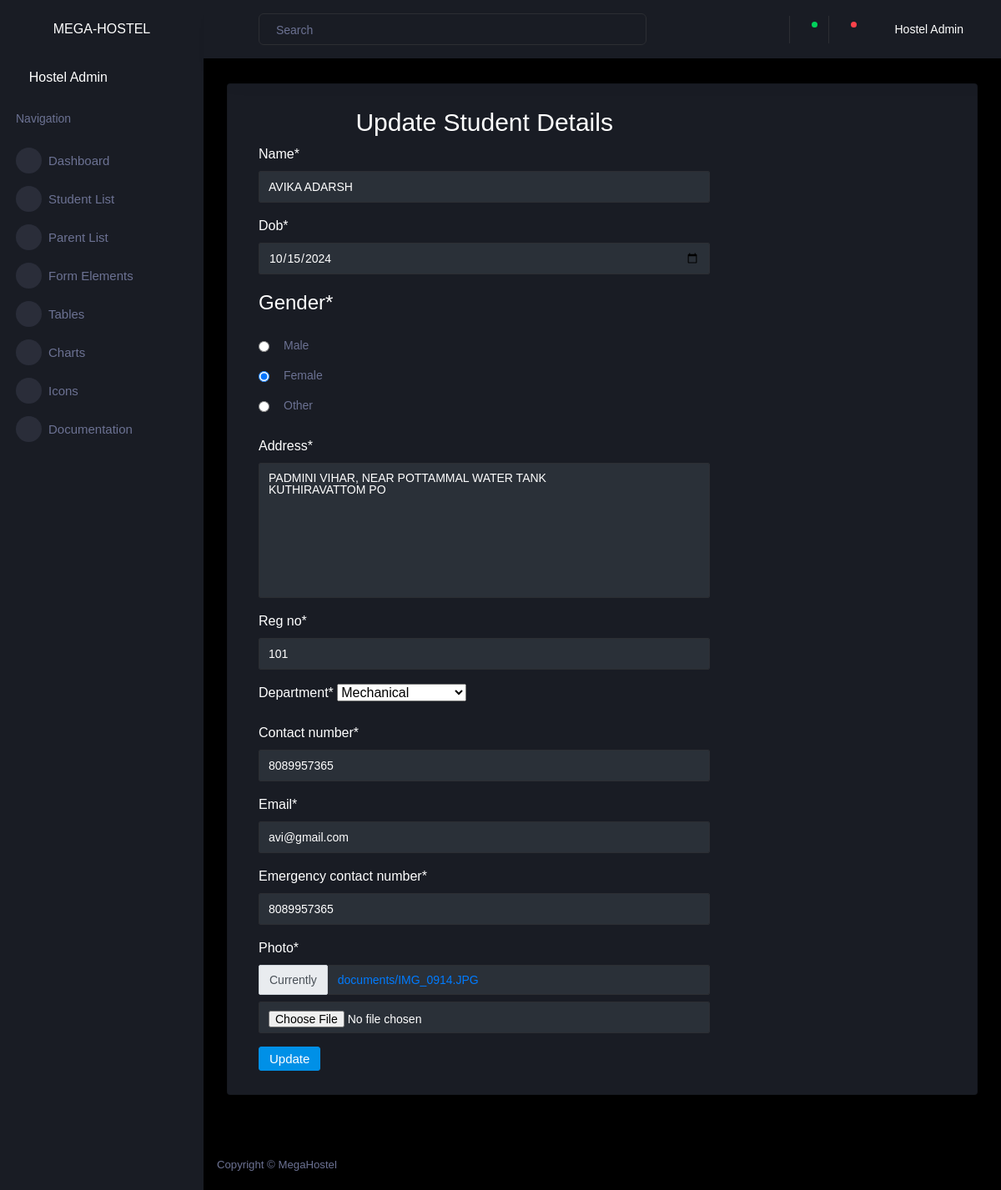
Screenshot of /updateStudentDetail/1/ with the database file from the repository.
### hostel_app/models.py (models this page shows, shortened)
class User_Student(models.Model):
    user = models.ForeignKey('Register', on_delete=models.CASCADE)
    name = models.CharField(max_length=100)
    dob = models.DateField()
    gender = models.CharField(max_length=10)
    address = models.TextField(max_length=100)
    reg_no = models.CharField(max_length=10)
    department = models.CharField(max_length=100)
    contact_number = models.CharField(max_length=10)
    email = models.EmailField()
    emergency_contact_number = models.CharField(max_length=10)
    photo = models.FileField(upload_to='documents/')

### hostel_app/views.py (the view)
# urls.py: path('updateStudentDetail/<int:id>/', views.updateStudentDetails, name='updateStudentDetail'),
def updateStudentDetails(request, id):
    stud_data = User_Student.objects.get(id=id)
    stud_reg_form = studentRegistrationForm(instance=stud_data)
    if request.method == "POST":
        stud_reg_form1 = studentRegistrationForm(request.POST,request.FILES, instance=stud_data)
        if stud_reg_form1.is_valid():
            stud_reg_form1.save()
            return redirect('viewStudList')
    return render(request, "admin/updateStudentDetail.html", {'stud_form': stud_reg_form})

### hostel_app/forms.py (shortened to what this page needs)
class studentRegistrationForm(forms.ModelForm):
    dob = forms.DateField(widget=DateInput)
    CH = (('M', 'Male'), ('F', 'Female'), ('O', 'Other'))
    gender = forms.CharField(widget=forms.RadioSelect(choices=CH))
    DCH = (('initial', 'Select Department'), ('BArch', 'Architectural'), ('BT', 'Biotechnology'), ('CE', 'Civil'),
           ('CS', 'Computer Science'),
           ('CH', 'Chemical'), ('EE', 'Electrical'), ('ME', 'Mechanical'))
    department = forms.ChoiceField(choices=DCH)
    contact_number = forms.CharField(max_length=10, validators=[RegexValidator(
        '^(?:(?:\+|0{0,2})91(\s*[\ -]\s*)?|[0]?)?[789]\d{9}|(\d[ -]?){10}\d$',
        message="Enter a valid Indian phone number")])
    emergency_contact_number = forms.CharField(max_length=10, validators=[RegexValidator(
        '^(?:(?:\+|0{0,2})91(\s*[\ -]\s*)?|[0]?)?[789]\d{9}|(\d[ -]?){10}\d$',
        message="Enter a valid Indian phone number")])
    class Meta:
        model = User_Student
        fields = ('name', 'dob', 'gender', 'address', 'reg_no', 'department', 'contact_number', 'email',
                  'emergency_contact_number',
                  'photo')

### templates/admin/updateStudentDetail.html (shortened to what this page needs)
{% extends 'admin/index_admin.html' %}
{% load crispy_forms_filters %}
{% block content %}
<div class="container">
    <div class="row">
        <div class="col-md-8">
            <h1 class="text-center display-4">Update Student Details</h1>
        </div>
        <div class="col-md-8">
            <form method="POST" enctype="multipart/form-data">
                {{ stud_form|crispy }}
        <button type="submit" class="btn btn-primary">Update</button>
    </div>
        </div>
{% endblock %}

### rows the page displays
User_Student: name "AVIKA ADARSH", dob "10/15/2024", gender "☐ Male ☑ Female ☐ Other", address "PADMINI VIHAR, NEAR POTTAMMAL WATER TANK KUTHIRAVATTOM PO", reg_no "101", department "Mechanical", contact_number "8089957365", email "avi@gmail.com", emergency_contact_number "8089957365"
